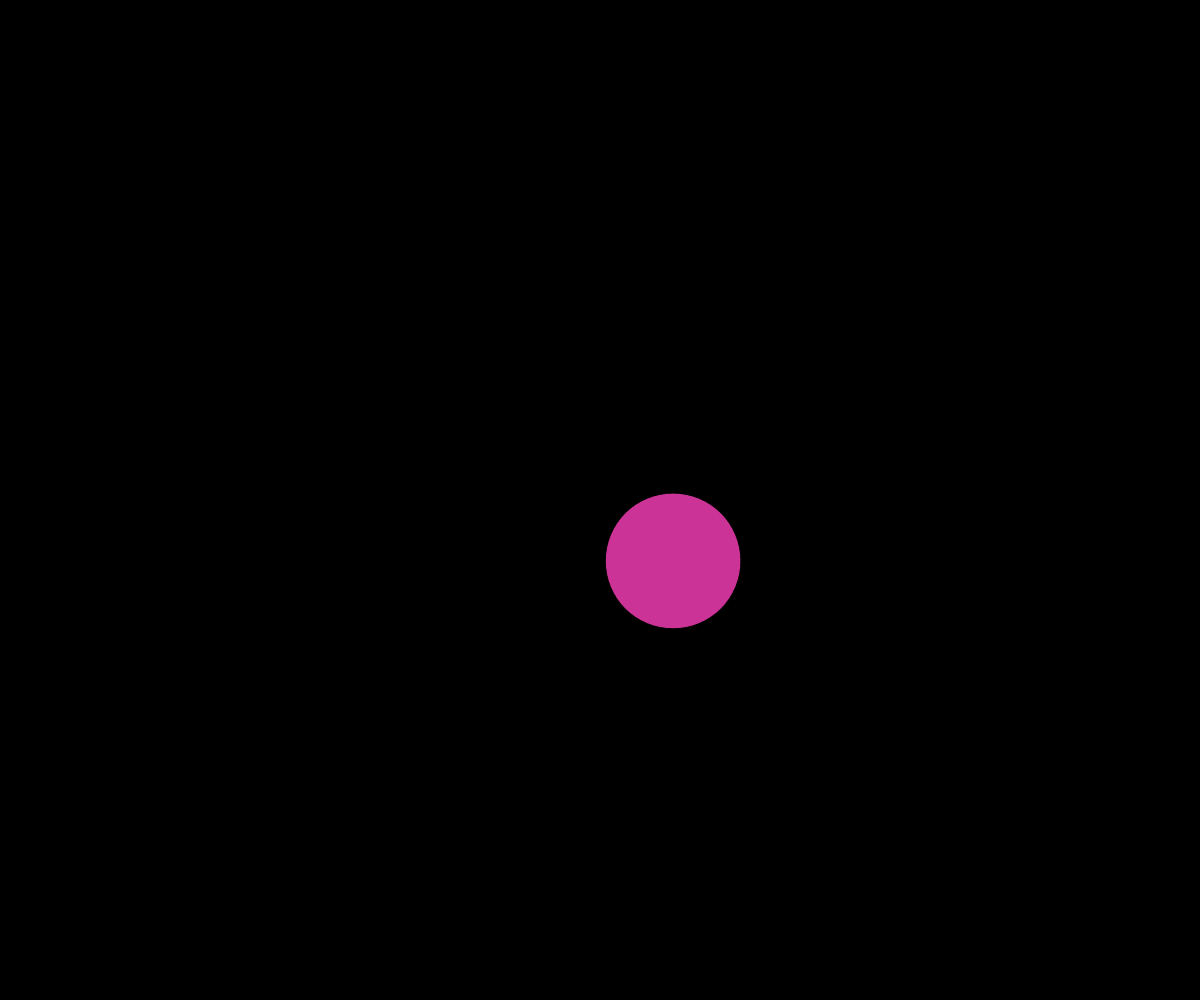
Frame 1 (no input)
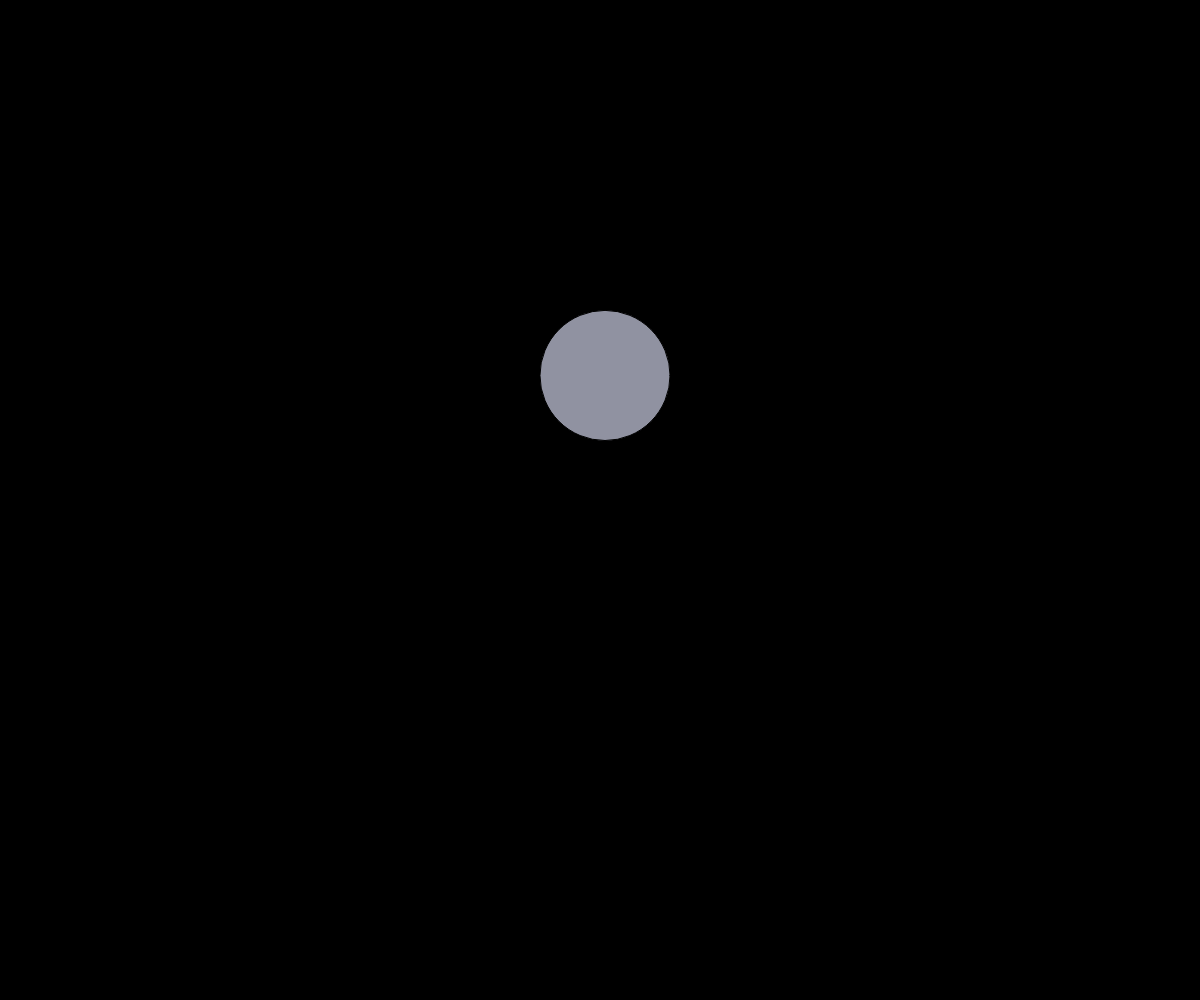
Frame 60 (no input)
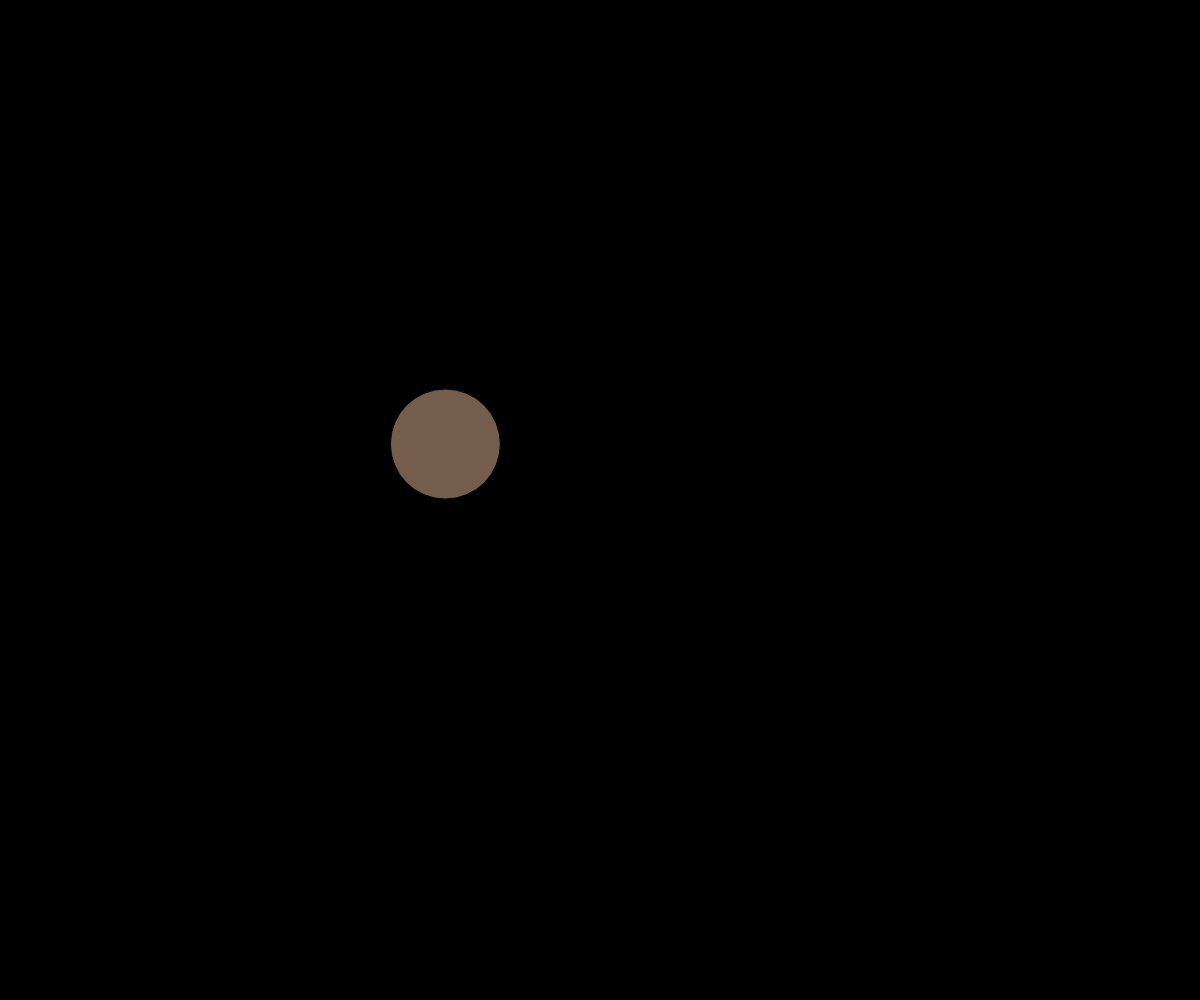
Frame 120 (the mouse pressed at the canvas centre since frame 60)

The p5.js sketch that drew these frames (run headless with seeded random() and noise() and a simulated clock; from frame 60 on, the mouse is pressed at the canvas centre):

// p5.js sketch
// ── sketch.js
let x, y, z;
let time = 0
let time2= 2
let color,color2,color3;
function setup() {
  createCanvas(windowWidth, windowHeight);
  x = width/2
  y = height/2
  z = 10
  color1=0
  color2=0
  color3=0
}

function draw() {
  background(0);
  x = noise(time+4) * width;
  y = noise(time2 + 2) * height;
  z = random(100,150);
  color = noise(time)*width;
  color2 = noise(time)*width;
  color3 = noise(time)*width;
  fill (noise(x)*255,noise(y)*255,noise(z)*255);
  circle(x,y,z);
  time += 0.01;
  time2 -= 0.02
}
